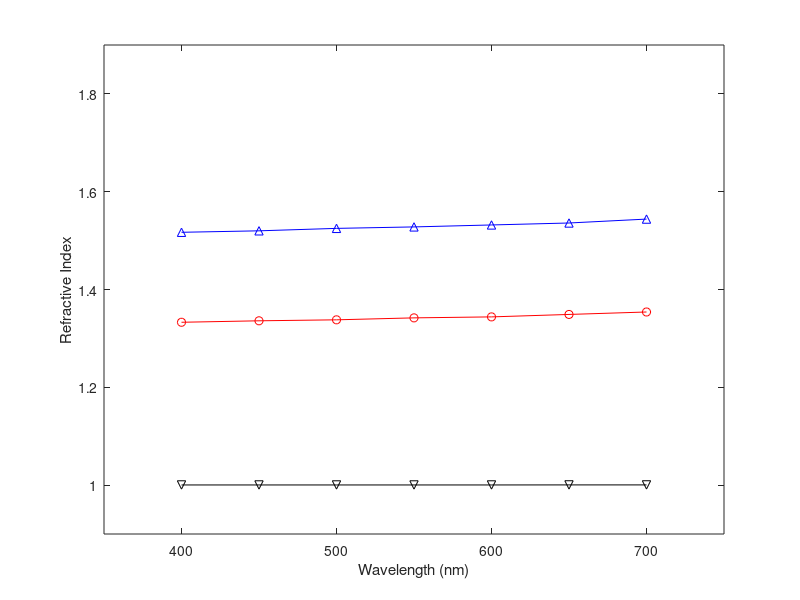

This figure's MATLAB source:
clear all

x=linspace(400,700,7);

y=[1.0003	1.3330	1.5170;
1.0003	1.3360	1.5200;
1.0003	1.3380	1.5250;
1.0003	1.3420	1.5280;
1.0003	1.3440	1.5320;
1.0004	1.3490	1.5360;
1.0004	1.3540	1.5440];


plot(x,y(:,1),'kv-');
hold on;

plot(x,y(:,2),'ro-');
hold on;

plot(x,y(:,3),'b^-');
hold on;


axis([350,750 0.9,1.9]);

xlabel('Wavelength (nm)');
ylabel('Refractive Index');

